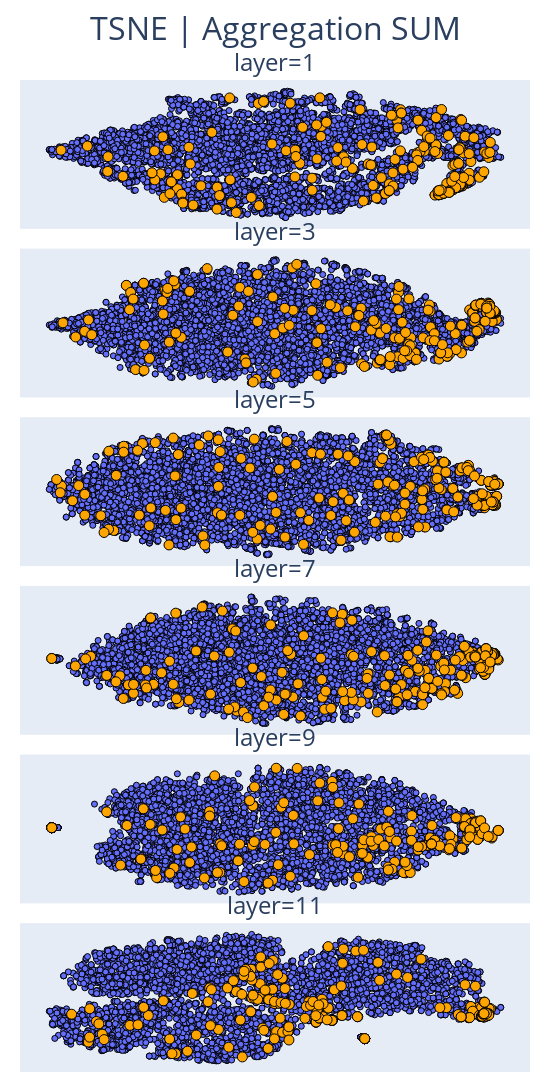

Write notebook code for a chart like this one.
### Code cell
fig = visualise_runs_column(
    embedding_type  = "sum", # "max", "sum", "avg"
    plot_type       = "tsne",
    experiment_names= [
        "conf-0.5_layers-0_IsolationForest_contamination-0.01_n_estimators-500",
        "conf-0.5_layers-2_IsolationForest_contamination-0.01_n_estimators-500",
        "conf-0.5_layers-4_IsolationForest_contamination-0.01_n_estimators-500",
        "conf-0.5_layers-6_IsolationForest_contamination-0.01_n_estimators-500",
        "conf-0.5_layers-8_IsolationForest_contamination-0.01_n_estimators-500",
        "conf-0.5_layers-10_IsolationForest_contamination-0.01_n_estimators-500",
                       ],
    row_titles=[
        'layer=1',
        'layer=3',
        'layer=5',
        'layer=7',
        'layer=9',
        'layer=11',
    ],
    vertical_spacing=0.02,
    horizontal_spacing=0,
    subplot_height=350,
    subplot_width=550,
    sampling_value=0.25,
    title='',
    title_font_size = 32,      # ← new argument
    row_title_font_size = 24,  # ← new argument
)
fig.show()

### Figure 1 — Plotly figure (JSON) as saved in the notebook; plotly's stock layout.template omitted (floating-point values rounded to 4 significant figures; data arrays with more than 128 entries replaced by an {"elided": "..."} marker saying what was removed)
{"data": [{"marker": {"color": "#636EFA", "line": {"color": "black", "width": 1}, "size": 6}, "mode": "markers", "showlegend": false, "text": {"elided": "5107 str values"}, "type": "scatter", "x": {"elided": "5107 float values"}, "xaxis": "x", "y": {"elided": "5107 float values"}, "yaxis": "y"}, {"marker": {"color": "orange", "line": {"color": "black", "width": 1}, "size": 10}, "mode": "markers", "showlegend": false, "text": {"elided": "207 str values"}, "type": "scatter", "x": {"elided": "207 float values"}, "xaxis": "x", "y": {"elided": "207 float values"}, "yaxis": "y"}, {"marker": {"color": "#636EFA", "line": {"color": "black", "width": 1}, "size": 6}, "mode": "markers", "showlegend": false, "text": {"elided": "5107 str values"}, "type": "scatter", "x": {"elided": "5107 float values"}, "xaxis": "x2", "y": {"elided": "5107 float values"}, "yaxis": "y2"}, {"marker": {"color": "orange", "line": {"color": "black", "width": 1}, "size": 10}, "mode": "markers", "showlegend": false, "text": {"elided": "207 str values"}, "type": "scatter", "x": {"elided": "207 float values"}, "xaxis": "x2", "y": {"elided": "207 float values"}, "yaxis": "y2"}, {"marker": {"color": "#636EFA", "line": {"color": "black", "width": 1}, "size": 6}, "mode": "markers", "showlegend": false, "text": {"elided": "5107 str values"}, "type": "scatter", "x": {"elided": "5107 float values"}, "xaxis": "x3", "y": {"elided": "5107 float values"}, "yaxis": "y3"}, {"marker": {"color": "orange", "line": {"color": "black", "width": 1}, "size": 10}, "mode": "markers", "showlegend": false, "text": {"elided": "207 str values"}, "type": "scatter", "x": {"elided": "207 float values"}, "xaxis": "x3", "y": {"elided": "207 float values"}, "yaxis": "y3"}, {"marker": {"color": "#636EFA", "line": {"color": "black", "width": 1}, "size": 6}, "mode": "markers", "showlegend": false, "text": {"elided": "5107 str values"}, "type": "scatter", "x": {"elided": "5107 float values"}, "xaxis": "x4", "y": {"elided": "5107 float values"}, "yaxis": "y4"}, {"marker": {"color": "orange", "line": {"color": "black", "width": 1}, "size": 10}, "mode": "markers", "showlegend": false, "text": {"elided": "207 str values"}, "type": "scatter", "x": {"elided": "207 float values"}, "xaxis": "x4", "y": {"elided": "207 float values"}, "yaxis": "y4"}, {"marker": {"color": "#636EFA", "line": {"color": "black", "width": 1}, "size": 6}, "mode": "markers", "showlegend": false, "text": {"elided": "5107 str values"}, "type": "scatter", "x": {"elided": "5107 float values"}, "xaxis": "x5", "y": {"elided": "5107 float values"}, "yaxis": "y5"}, {"marker": {"color": "orange", "line": {"color": "black", "width": 1}, "size": 10}, "mode": "markers", "showlegend": false, "text": {"elided": "207 str values"}, "type": "scatter", "x": {"elided": "207 float values"}, "xaxis": "x5", "y": {"elided": "207 float values"}, "yaxis": "y5"}, {"marker": {"color": "#636EFA", "line": {"color": "black", "width": 1}, "size": 6}, "mode": "markers", "showlegend": false, "text": {"elided": "5107 str values"}, "type": "scatter", "x": {"elided": "5107 float values"}, "xaxis": "x6", "y": {"elided": "5107 float values"}, "yaxis": "y6"}, {"marker": {"color": "orange", "line": {"color": "black", "width": 1}, "size": 10}, "mode": "markers", "showlegend": false, "text": {"elided": "207 str values"}, "type": "scatter", "x": {"elided": "207 float values"}, "xaxis": "x6", "y": {"elided": "207 float values"}, "yaxis": "y6"}], "layout": {"annotations": [{"font": {"size": 24}, "showarrow": false, "text": "layer=1", "x": 0.5, "xanchor": "center", "xref": "paper", "y": 1, "yanchor": "bottom", "yref": "paper"}, {"font": {"size": 24}, "showarrow": false, "text": "layer=3", "x": 0.5, "xanchor": "center", "xref": "paper", "y": 0.83, "yanchor": "bottom", "yref": "paper"}, {"font": {"size": 24}, "showarrow": false, "text": "layer=5", "x": 0.5, "xanchor": "center", "xref": "paper", "y": 0.66, "yanchor": "bottom", "yref": "paper"}, {"font": {"size": 24}, "showarrow": false, "text": "layer=7", "x": 0.5, "xanchor": "center", "xref": "paper", "y": 0.49, "yanchor": "bottom", "yref": "paper"}, {"font": {"size": 24}, "showarrow": false, "text": "layer=9", "x": 0.5, "xanchor": "center", "xref": "paper", "y": 0.32, "yanchor": "bottom", "yref": "paper"}, {"font": {"size": 24}, "showarrow": false, "text": "layer=11", "x": 0.5, "xanchor": "center", "xref": "paper", "y": 0.15, "yanchor": "bottom", "yref": "paper"}], "height": 2100, "hovermode": "closest", "margin": {"b": 20, "l": 20, "r": 20, "t": 80}, "title": {"font": {"size": 32}, "text": "TSNE | Aggregation SUM", "x": 0.5, "xanchor": "center"}, "width": 550, "xaxis": {"anchor": "y", "domain": [0, 1], "visible": false}, "xaxis2": {"anchor": "y2", "domain": [0, 1], "visible": false}, "xaxis3": {"anchor": "y3", "domain": [0, 1], "visible": false}, "xaxis4": {"anchor": "y4", "domain": [0, 1], "visible": false}, "xaxis5": {"anchor": "y5", "domain": [0, 1], "visible": false}, "xaxis6": {"anchor": "y6", "domain": [0, 1], "visible": false}, "yaxis": {"anchor": "x", "domain": [0.85, 1], "visible": false}, "yaxis2": {"anchor": "x2", "domain": [0.68, 0.83], "visible": false}, "yaxis3": {"anchor": "x3", "domain": [0.51, 0.66], "visible": false}, "yaxis4": {"anchor": "x4", "domain": [0.34, 0.49], "visible": false}, "yaxis5": {"anchor": "x5", "domain": [0.17, 0.32], "visible": false}, "yaxis6": {"anchor": "x6", "domain": [0, 0.15], "visible": false}}}
